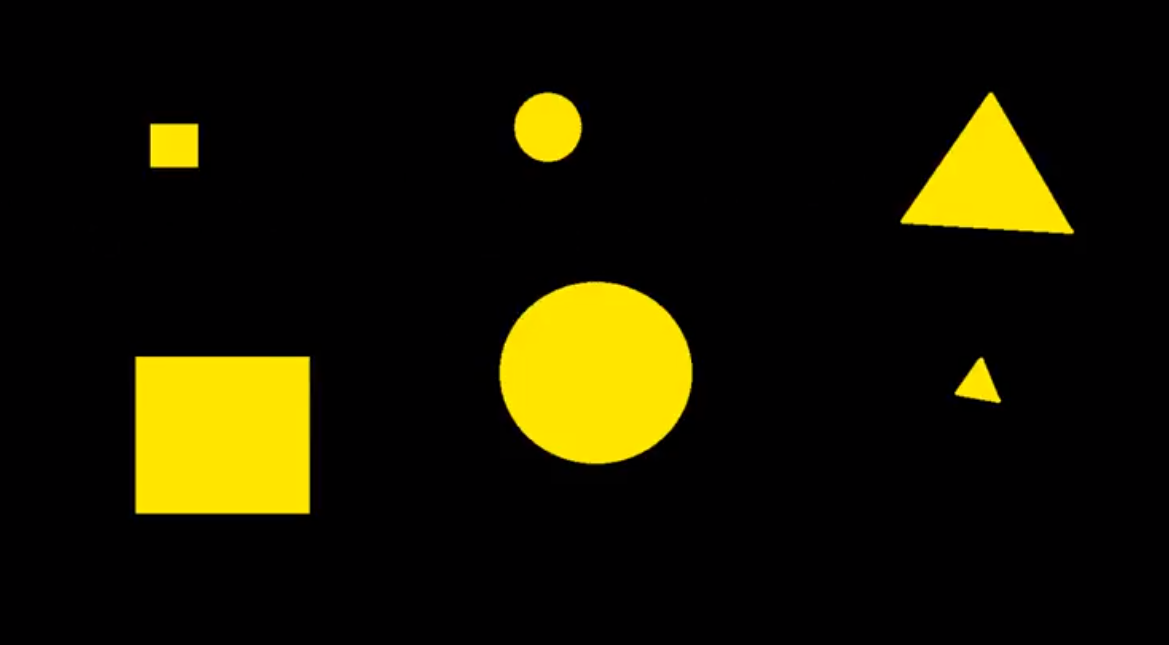
%> input picture d_f.png, 1169 x 645 px
$ octave D_formas.m   (GNU Octave 9; MATLAB toolbox functions it lacks are replaced by stand-ins)
%> lines starting %> are read from the running program, lines starting %| are printed output that depends on the picture; in (x1, y1, x2, y2) boxes, pixels count from 0 and x2, y2 are one past the last pixel; in counts of white or black regions, pixels touching at a corner belong together; the program's own positions count from 1
clear all
close all
im = imread('d_f.png');
%> im is the input picture: size 645x1169x3 uint8; mean R, G, B 25.9, 22.5, 1.1
img = rgb2gray(im);
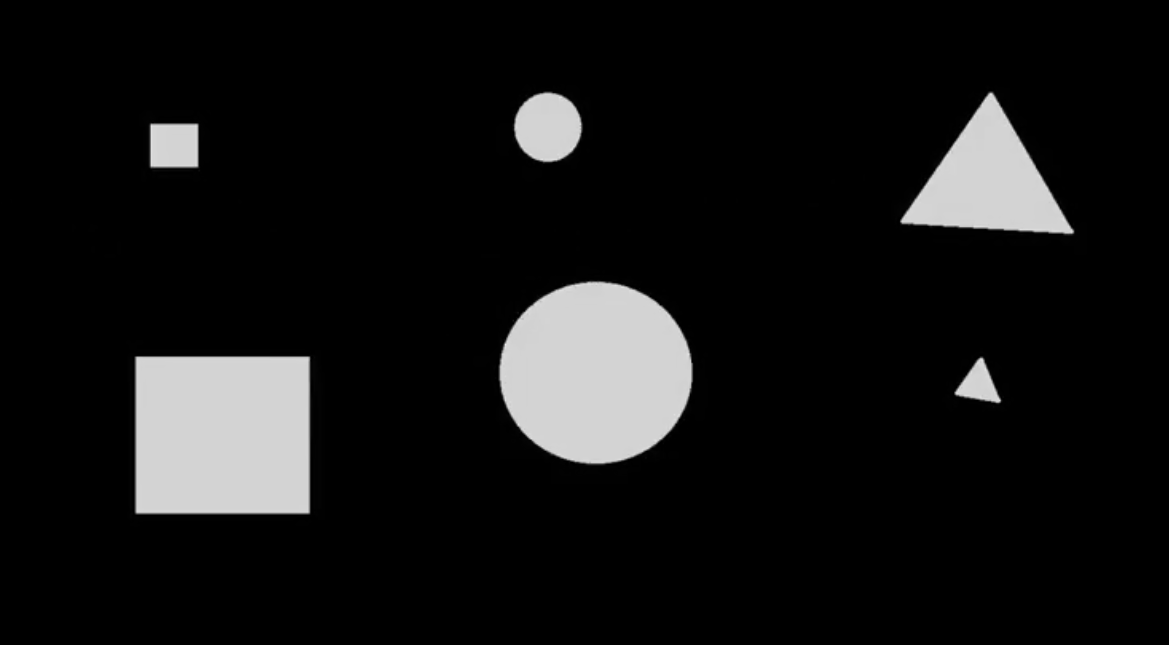
%> img: size 645x1169 uint8; min 0, max 230, mean 20.7
BW = im2bw(img);
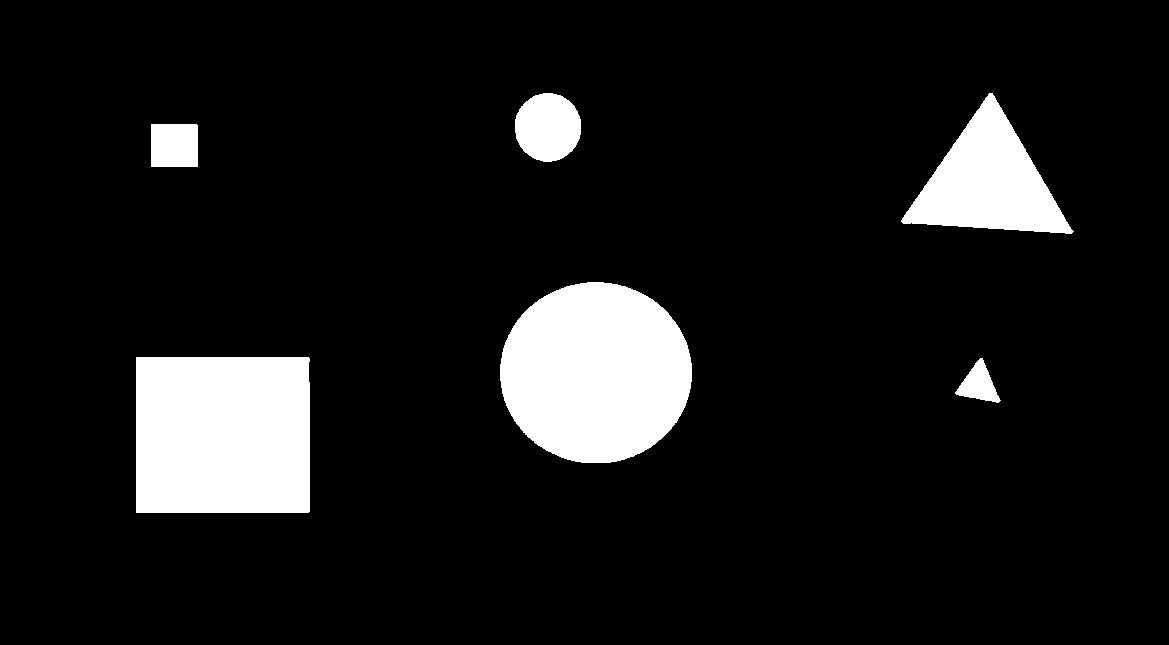
%> BW: size 645x1169 logical; 9.7% white; 6 white regions
stats = regionprops(BW,'Perimeter','Area','Centroid','BoundingBox');
%> stats = 6 regions; largest, box (x1, y1, x2, y2), Area, Centroid and Perimeter: (500, 282, 692, 463) 27340 [596.5 373.3] 584.9, (136, 357, 310, 513) 27122 [223.4 435.5] 641.7, (901, 93, 1074, 234) 12100 [988.8 183] 491.2, (515, 93, 581, 162) 3591 [548.5 127.9] 210.3
figure, imshow(BW)
hold on
for k=1;length(stats)
    thisboundingbox = stats(k).BoundingBox;
    if stats(k).Area>10000
        rectangle('Position',[thisboundingbox(1), thisboundingbox(2), thisboundingbox(3), thisboundingbox(4)], 'EdgeColor','r','LineWidth','2');
    else
    rectangle('Position',[thisboundingbox(1), thisboundingbox(2), thisboundingbox(3), thisboundingbox(4)], 'EdgeColor','b','LineWidth','2');
    end
    if stats(k).Perimeter^2/stats(k).Area>18
       text(stats(k).Centroid(1),stats(k).Centroid(2), 'Triangulo', 'Color','r');
    elseif stats(k).Perimeter^2/stats(k).Area>14.3
        text(stats(k).Centroid(1),stats(k).Centroid(2), 'Circulo', 'Color','g');
    else
        text(stats(k).Centroid(1),stats(k).Centroid(2), 'Cuadrado', 'Color','b');
    end
end
%> this loop made 1 pass
%> thisboundingbox on pass 1: [136.5 357.5 174 156]
